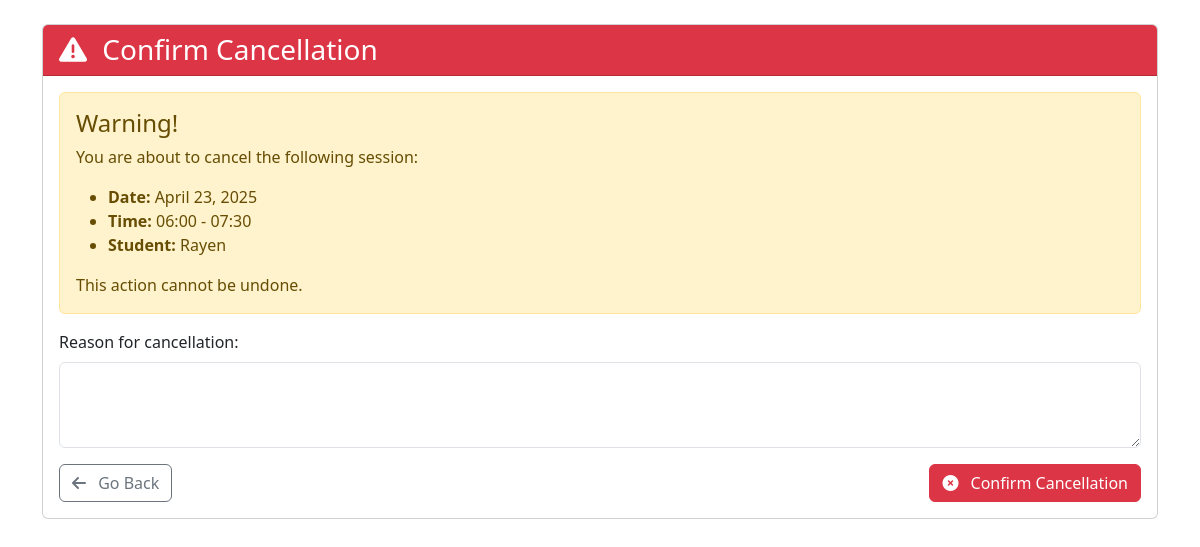
/coach/sessions/2/cancel/ (signed in), run on the app's committed database.
### reservation/models.py (models this page shows)
class Reservation(models.Model):
    user = models.ForeignKey(User, on_delete=models.CASCADE)
    coach = models.ForeignKey(User, on_delete=models.CASCADE, related_name='coach', null=True, blank=True)
    date = models.DateField()
    startTime = models.TimeField()
    endTime = models.TimeField()
    createdAt = models.DateTimeField(auto_now_add=True)
    isPaid = models.BooleanField(default=False)
    court = models.ForeignKey(Court, on_delete=models.CASCADE)
    total_price = models.DecimalField(max_digits=10, decimal_places=2, default=120)

class User(AbstractUser):
    isCoach = models.BooleanField(default=False)
    isModerator = models.BooleanField(default=False)
    rate = models.DecimalField(max_digits=6, decimal_places=2, default=0.00, null=True, blank=True)

### reservation/views.py (the view)
# urls.py: path('coach/sessions/<int:session_id>/cancel/', views.cancel_session, name='cancel_session'),
@login_required
def cancel_session(request, session_id):
    session = get_object_or_404(Reservation, id=session_id, coach=request.user)
    if request.method == 'POST':
        session.delete()
        return redirect('coach_dashboard')
    return render(request, 'confirm_cancel.html', {'session': session})

### reservation/templates/confirm_cancel.html (shortened to what this page needs)
<!DOCTYPE html>
<html lang="en">
<head>
    <link href="https://cdn.jsdelivr.net/npm/bootstrap@5.3.3/dist/css/bootstrap.min.css" rel="stylesheet">
    <link rel="stylesheet" href="https://cdnjs.cloudflare.com/ajax/libs/font-awesome/6.4.0/css/all.min.css">
</head>
<div class="container py-4">
    <div class="card">
        <div class="card-header bg-danger text-white">
            <h3 class="mb-0">
                <i class="fas fa-exclamation-triangle me-2"></i>
                Confirm Cancellation
            </h3>
        </div>
        <div class="card-body">
            <div class="alert alert-warning">
                <h4 class="alert-heading">Warning!</h4>
                <p>You are about to cancel the following session:</p>
                <ul class="mb-3">
                    <li><strong>Date:</strong> {{ session.date|date:"F j, Y" }}</li>
                    <li><strong>Time:</strong> {{ session.startTime|time:"H:i" }} - {{ session.endTime|time:"H:i" }}</li>
                    <li><strong>Student:</strong> {{ session.user.get_full_name|default:session.user.username }}</li>
                </ul>
                <p class="mb-0">This action cannot be undone.</p>
            </div>
            <form method="POST" action="{% url 'cancel_session' session.id %}">
                <div class="mb-3">
                    <label for="cancelReason" class="form-label">Reason for cancellation:</label>
                    <textarea class="form-control" id="cancelReason" name="reason" rows="3" required></textarea>
                </div>
                <div class="d-flex justify-content-between">
                    <a href="{% url 'session_detail' session.id %}" class="btn btn-outline-secondary">
                        <i class="fas fa-arrow-left me-2"></i> Go Back
                    </a>
                    <button type="submit" class="btn btn-danger">
                        <i class="fas fa-times-circle me-2"></i> Confirm Cancellation
                    </button>
                </div>
            </form>
        </div>
    </div>
</div>
</body>
</html>

### data on the page
Reservation: date "April 23, 2025", startTime "06:00", endTime "07:30", user.get_full_name "Rayen"
